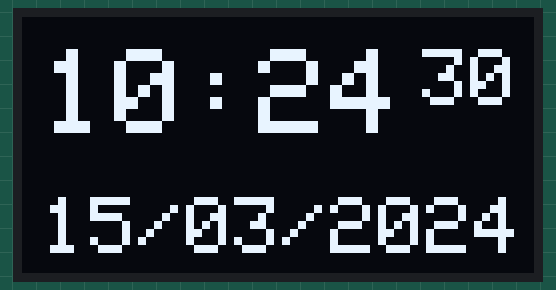
Recording of a sketch running on a simulated Arduino Uno, built with avr-gcc and run on an emulated ATmega328P. Parts: 128×64 one-colour display. Wiring (inferred from the names in the program): DS3231 clock at I2C address 0x68. The local clock reads 2024-03-15 10:24:30 at power-on unless the sketch sets it.

Above: at 0.1 s.
At 3.1 s:
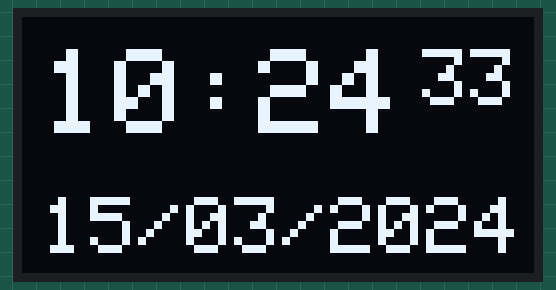
At 8.1 s:
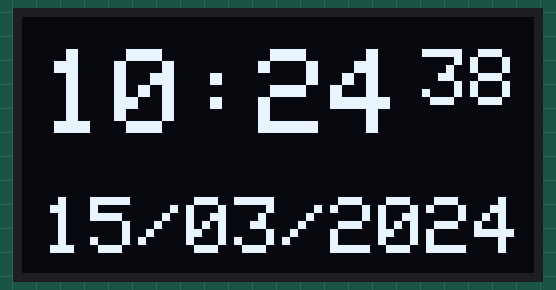
At 18.1 s:
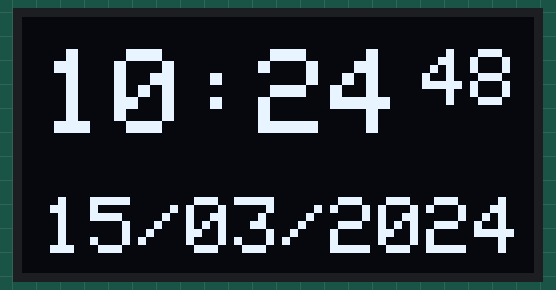
At 28.1 s:
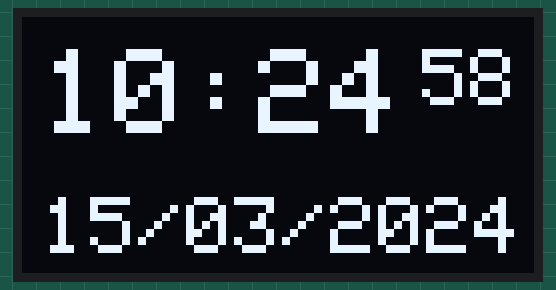
At 38.1 s:
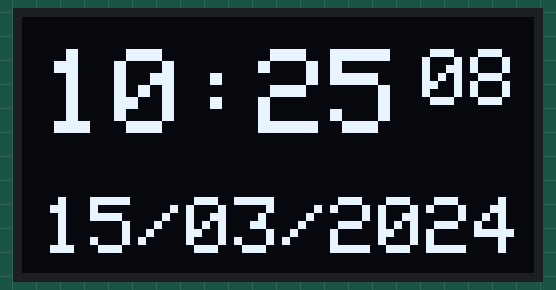

The sketch:

OLED_DS3231_clock_sensor.ino
```cpp
#define DS3231_I2C_ADDRESS 0x68
#include <SPI.h>
#include <Wire.h>
#include <Adafruit_GFX.h>
#include <Adafruit_SSD1306.h>

#define SCREEN_WIDTH 128  // OLED display width, in pixels
#define SCREEN_HEIGHT 64  // OLED display height, in pixels

// Declaration for an SSD1306 display connected to I2C (SDA, SCL pins)
#define OLED_RESET 4  // Reset pin # (or -1 if sharing Arduino reset pin)
Adafruit_SSD1306 display(SCREEN_WIDTH, SCREEN_HEIGHT, &Wire, OLED_RESET);

// Convert decimal numbers to binary coded decimal
byte decToBcd(byte val) {
  return ((val / 10 * 16) + (val % 10));
}

// Convert binary coded decimal to decimal numbers
byte bcdToDec(byte val) {
  return ((val / 16 * 10) + (val % 16));
}

// Set the time
void setDS3231time(byte second, byte minute, byte hour, byte dayOfWeek, byte dayOfMonth, byte month, byte year) {
  // sets time and date data to DS3231
  Wire.beginTransmission(DS3231_I2C_ADDRESS);
  Wire.write(0);                     // set next input to start at the seconds register
  Wire.write(decToBcd(second));      // set seconds
  Wire.write(decToBcd(minute));      // set minutes
  Wire.write(decToBcd(hour));        // set hours
  Wire.write(decToBcd(dayOfWeek));   // set day of week (1=Sunday, 7=Saturday)
  Wire.write(decToBcd(dayOfMonth));  // set date (1 to 31)
  Wire.write(decToBcd(month));       // set month
  Wire.write(decToBcd(year));        // set year (0 to 99)
  Wire.endTransmission();
}

void readDS3231time(byte *second, byte *minute, byte *hour, byte *dayOfWeek, byte *dayOfMonth, byte *month, byte *year) {
  Wire.beginTransmission(DS3231_I2C_ADDRESS);
  Wire.write(0);  // set DS3231 register pointer to 00h
  Wire.endTransmission();

  // request seven bytes of data from DS3231 starting from register 00h
  Wire.requestFrom(DS3231_I2C_ADDRESS, 7);
  *second = bcdToDec(Wire.read() & 0x7f);
  *minute = bcdToDec(Wire.read());
  *hour = bcdToDec(Wire.read() & 0x3f);
  *dayOfWeek = bcdToDec(Wire.read());
  *dayOfMonth = bcdToDec(Wire.read());
  *month = bcdToDec(Wire.read());
  *year = bcdToDec(Wire.read());
}

void setup() {
  display.begin(SSD1306_SWITCHCAPVCC, 0x3C);

  Wire.begin();
  Serial.begin(9600);
  // set the initial time here: ONLY DO THIS ONCE!
  // DS3231 seconds, minutes, hours, day, date, month, year
  // Note Sunday is 1, Monday is 2 etc
  //setDS3231time(0,19,16,7,05,01,19);
}

void loop() {
  byte second, minute, hour, dayOfWeek, dayOfMonth, month, year;

  // retrieve data from DS3231
  readDS3231time(&second, &minute, &hour, &dayOfWeek, &dayOfMonth, &month,
                 &year);

  display.clearDisplay();
  display.setTextSize(3);       // Normal 1:1 pixel scale
  display.setTextColor(WHITE);  // Draw white text
  display.cp437(true);          // Use full 256 char 'Code Page 437' font

  display.setCursor(5, 8);

  if (hour < 10) {
    display.print("0");
  }
  display.print(hour);

  display.print(':');

  if (minute < 10) {
    display.print("0");
  }
  display.print(minute);

  display.setTextSize(2);
  display.setCursor(100, 8);

  if (second < 10) {
    display.print("0");
  }
  display.print(second);

  display.setCursor(5, 45);
  display.setTextSize(2);

  if (dayOfMonth < 10) {
    display.print("0");
  }
  display.print(dayOfMonth);

  display.print('/');

  if (month < 10) {
    display.print("0");
  }
  display.print(month);

  display.print('/');

  display.print("20");
  display.print(year);

  display.display();
}
```

Measured:
- what the display in image 1 shows lasts 1.0 s, from 3.0 s to 4.0 s
